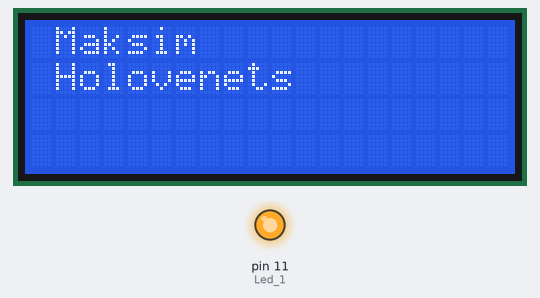
Recording of a sketch running on a simulated Arduino Uno, built with avr-gcc and run on an emulated ATmega328P. Parts: 20×4 character LCD, output pins drawn as LEDs (lit = HIGH). What the sketch prints to the serial monitor is not drawn.

Above: at 0.1 s.
At 43.2 s:
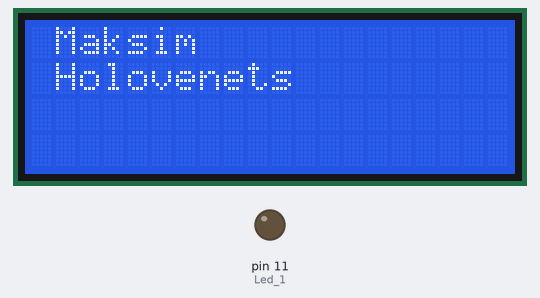
Timing chart, 0 to 130.0 s (numbered marks = the images above):
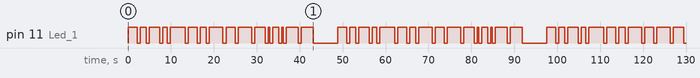

Measured:
- by itself, pin 11 (Led_1): moves between LOW and HIGH, repeating every 48.8 s

The sketch:

morse_code_name_display.ino
```cpp
#include <LiquidCrystal_I2C.h>
LiquidCrystal_I2C lcd(0x27, 20, 4);

#define Led_1 11

void setup()
{
lcd.init();
lcd.backlight();
lcd.setCursor(1, 0);
lcd.print("Maksim");
lcd.setCursor(1, 1);
lcd.print("Holovenets");
pinMode(Led_1, OUTPUT);
Serial.begin(9600);
}

//Функція, яка відтворює крапку у Морзе за допомогою світлодіода
void dot()
{
digitalWrite(Led_1, HIGH);
Serial.print(" • ");
delay(350);
digitalWrite(Led_1, LOW);
}

//Функція, яка відтворює паузу у Морзе за допомогою світлодіода
void pause()
{
Serial.print("   ");
delay(700);
}

//Функція, яка відтворює тире у Морзе за допомогою світлодіода
void dash()
{
digitalWrite(Led_1, HIGH);
Serial.print(" –– ");
delay(1050);
digitalWrite(Led_1, LOW);
}

void loop()
{
 //М
 dash();
 dash();
 pause();
 //А
 dot();
 dash();
 pause();
 //К
 dash();
 dot();
 dash();
 pause();
 //С
 dot();
 dot();
 dot();
 pause();
 //И
 dash();
 dot();
 dash();
 dash();
 pause();
 //М
 dash();
 dash();
 pause();
 //Г
 dot();
 dot();
 dot();
 dot();
 pause();
 //О
 dash();
 dash();
 dash();
 pause();
 //Л
 dot();
 dash();
 dot();
 dot();
 pause();
 //О
 dash();
 dash();
 dash();
 pause();
 //В
 dot();
 dash();
 dash();
 pause();
 //Е
 dot();
 pause();
 //Н
 dash();
 dot();
 pause();
 //Е
 dot();
 pause();
 //Ц
 dash();
 dot();
 dash();
 dot();
 pause();
 //Ь
 dash();
 dot();
 dot();
 dash();
 pause();
 delay(5000);
}
```
